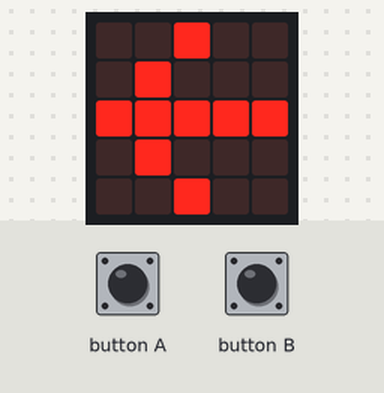
The program below on a simulated BBC micro:bit (MakeCode). Shown: the board's 5×5 LED display. The test bench sets the inputs (shaded band).

Above: at 1.8 s.
1.9 s: button A pressed for 0.15 s
At 3.6 s:
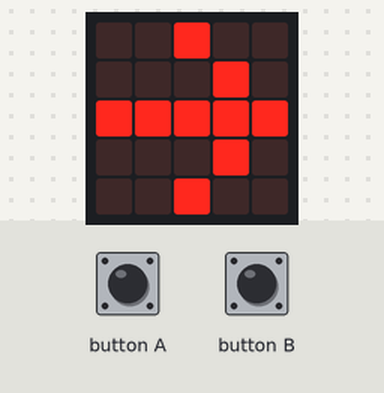
4.3 s: button B pressed for 3.2 s
At 4.8 s:
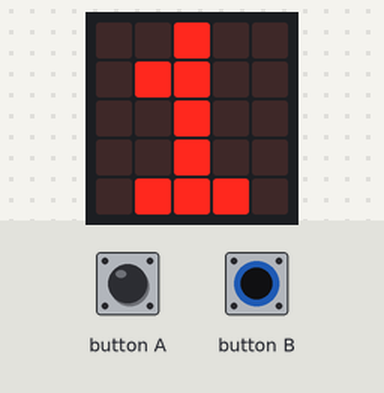
9.0 s: button B pressed for 0.15 s
At 9.6 s:
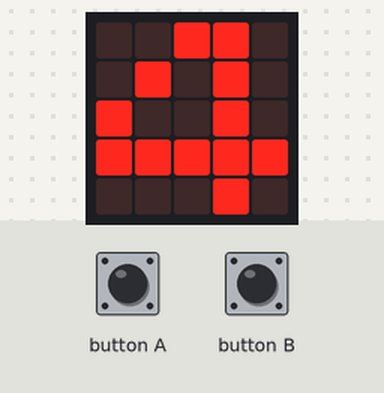
Timing chart, 0 to 12.0 s (numbered marks = the images above; inputs shaded):
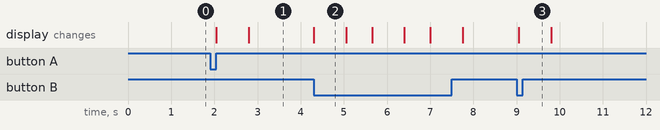

Measured:
- after the input at 1.9 s, the display: first changes after 0.15 s (image 1 shows a later state)
- after the input at 4.3 s, the display: changes at once (image 2)
- after the input at 9.0 s, the display: changes after 0.06 s (image 3)
- what the display in image 2 shows lasts 0.8 s, from 4.3 s to 5.1 s

The program:

main.ts
```typescript
input.onButtonPressed(Button.A, function () {
    for (let índice = 0; índice <= 9; índice++) {
        basic.showNumber(índice)
        basic.showArrow(ArrowNames.East)
        while (!(input.buttonIsPressed(Button.B))) {
            basic.pause(100)
        }
    }
    basic.showString("fin de la partida")
})
basic.showArrow(ArrowNames.West)
```

test.ts
```typescript
// aquí va el archivo "tests"; esto no se compilará cuando este paquete se utilice como una extensión.
```
